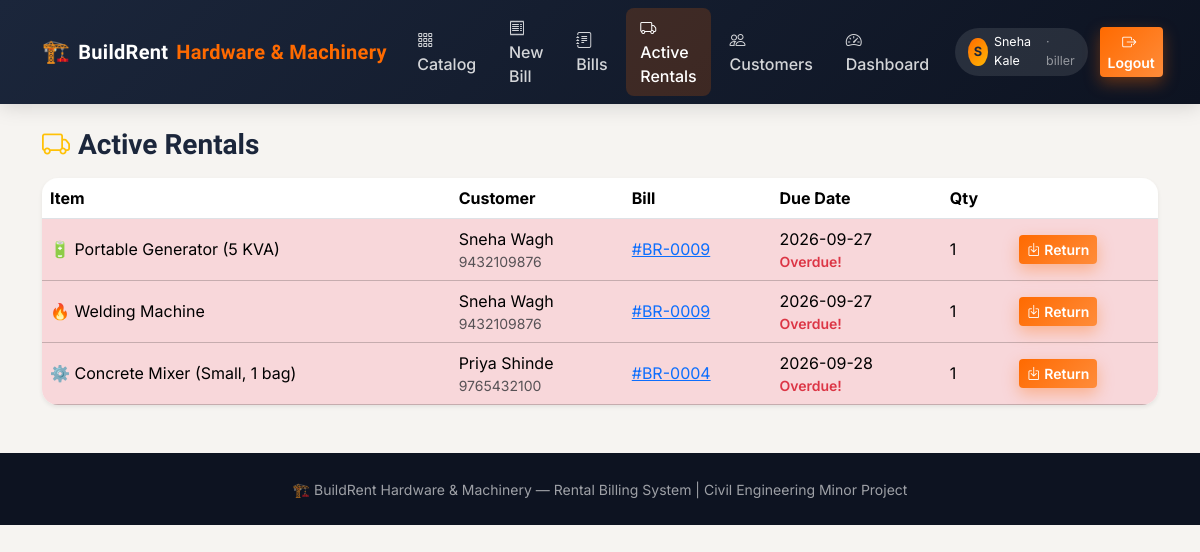
Page /active-rentals (signed in) on the committed database.
### models.py (models this page shows, shortened)
class ShopSettings(db.Model):
    id = db.Column(db.Integer, primary_key=True)
    shop_name = db.Column(db.String(150), default="BuildRent Hardware & Machinery")
    tagline = db.Column(db.String(200), default="Construction material & machine rentals")
    address = db.Column(db.String(255), default="MIDC, Chh. Sambhaji Nagar, Maharashtra")
    phone = db.Column(db.String(20), default="9876543210")
    gst_no = db.Column(db.String(30), default="")

class User(UserMixin, db.Model):
    id = db.Column(db.Integer, primary_key=True)
    name = db.Column(db.String(100), nullable=False)
    email = db.Column(db.String(120), unique=True, nullable=True)
    phone = db.Column(db.String(20), unique=True, nullable=True)
    address = db.Column(db.String(255))
    password_hash = db.Column(db.String(255), nullable=True)
    has_login = db.Column(db.Boolean, default=False)  # False for walk-in customers with no account yet
    role = db.Column(db.String(20), nullable=False, default=ROLE_CUSTOMER)
    is_active_account = db.Column(db.Boolean, default=True)
    created_at = db.Column(db.DateTime, default=db.func.now())
    bills_as_customer = db.relationship("Bill", foreign_keys="Bill.customer_id", backref="customer", lazy=True)
    bills_as_biller = db.relationship("Bill", foreign_keys="Bill.biller_id", backref="biller", lazy=True)
    @property
    def is_active(self):
        return self.is_active_account

class BillItem(db.Model):
    id = db.Column(db.Integer, primary_key=True)
    bill_id = db.Column(db.Integer, db.ForeignKey("bill.id"), nullable=False)
    material_id = db.Column(db.Integer, db.ForeignKey("material.id"), nullable=False)
    quantity = db.Column(db.Integer, nullable=False, default=1)
    start_date = db.Column(db.Date, nullable=False)
    end_date = db.Column(db.Date, nullable=False)
    rate_per_day = db.Column(db.Float, nullable=False)
    deposit_per_unit = db.Column(db.Float, default=0)
    status = db.Column(db.String(20), default=ITEM_ONGOING)
    actual_return_date = db.Column(db.Date)
    late_fee = db.Column(db.Float, default=0)
    @property
    def is_overdue(self):
        return self.status == ITEM_ONGOING and date.today() > self.end_date

class Material(db.Model):
    id = db.Column(db.Integer, primary_key=True)
    category_id = db.Column(db.Integer, db.ForeignKey("category.id"), nullable=False)
    name = db.Column(db.String(120), nullable=False)
    description = db.Column(db.Text)
    price_per_day = db.Column(db.Float, nullable=False)
    deposit_amount = db.Column(db.Float, default=0)
    quantity_total = db.Column(db.Integer, nullable=False, default=1)
    quantity_available = db.Column(db.Integer, nullable=False, default=1)
    image_emoji = db.Column(db.String(10), default="🧱")
    is_active = db.Column(db.Boolean, default=True)
    created_at = db.Column(db.DateTime, default=db.func.now())
    items = db.relationship("BillItem", backref="material", lazy=True)

### app.py (the view)
@app.route("/active-rentals")
@role_required(ROLE_OWNER, ROLE_BILLER)
def active_rentals():
    items = BillItem.query.filter_by(status=ITEM_ONGOING).order_by(BillItem.end_date.asc()).all()
    return render_template("shared/active_rentals.html", items=items)

### app.py (called while the page is built)
@login_manager.user_loader
def load_user(user_id):
    return db.session.get(User, int(user_id))

def role_required(*roles):
    def decorator(f):
        @wraps(f)
        def wrapped(*args, **kwargs):
            if not current_user.is_authenticated:
                return redirect(url_for("login"))
            if current_user.role not in roles:
                flash("You don't have access to that page.", "danger")
                return redirect(url_for("dashboard"))
            return f(*args, **kwargs)
        return wrapped
    return decorator

def get_shop():
    shop = ShopSettings.query.first()
    if not shop:
        shop = ShopSettings()
        db.session.add(shop)
        db.session.commit()
    return shop

@app.context_processor
def inject_shop():
    return {"shop": get_shop()}

### templates/shared/active_rentals.html
{% extends "base.html" %}
{% block content %}
<h3 class="section-title mb-3"><i class="bi bi-truck text-warning me-2"></i>Active Rentals</h3>
<div class="bg-white rounded-xl shadow-sm overflow-hidden">
<table class="table mb-0 align-middle">
  <thead><tr><th>Item</th><th>Customer</th><th>Bill</th><th>Due Date</th><th>Qty</th><th></th></tr></thead>
  <tbody>
    {% for i in items %}
    <tr class="{{ 'table-danger' if i.is_overdue else '' }}">
      <td>{{ i.material.image_emoji }} {{ i.material.name }}</td>
      <td>{{ i.bill.customer.name }}<div class="small text-muted">{{ i.bill.customer.phone or '' }}</div></td>
      <td><a href="{{ url_for('bill_detail', bill_id=i.bill_id) }}">#BR-{{ '%04d'|format(i.bill_id) }}</a></td>
      <td>{{ i.end_date }}{% if i.is_overdue %}<div class="small text-danger fw-semibold">Overdue!</div>{% endif %}</td>
      <td>{{ i.quantity }}</td>
      <td>
        <form method="POST" action="{{ url_for('return_item', bill_id=i.bill_id, item_id=i.id) }}">
          <button class="btn btn-sm btn-brand"><i class="bi bi-box-arrow-in-down"></i> Return</button>
        </form>
      </td>
    </tr>
    {% else %}
    <tr><td colspan="6" class="text-muted text-center py-4">No active rentals right now. 🎉</td></tr>
    {% endfor %}
  </tbody>
</table>
</div>
{% endblock %}

### templates/base.html (shortened to what this page needs)
<!DOCTYPE html>
<html lang="en">
<head>
<link href="https://cdn.jsdelivr.net/npm/bootstrap@5.3.3/dist/css/bootstrap.min.css" rel="stylesheet">
<link href="https://cdn.jsdelivr.net/npm/bootstrap-icons@1.11.3/font/bootstrap-icons.min.css" rel="stylesheet">
<link rel="stylesheet" href="{{ url_for('static', filename='css/style.css') }}">
</head>
<body>
<nav class="navbar navbar-expand-lg navbar-dark navbar-brand-app sticky-top">
  <div class="container">
    <a class="navbar-brand d-flex align-items-center gap-2" href="{{ url_for('index') }}">
      <span style="font-size:1.4rem;">🏗️</span> {{ shop.shop_name.split(' ')[0] }}<span class="accent">{{ ' '.join(shop.shop_name.split(' ')[1:]) or 'Rentals' }}</span>
    </a>
    <div class="collapse navbar-collapse" id="nav">
      <ul class="navbar-nav ms-auto align-items-lg-center gap-lg-1">
        <li class="nav-item"><a class="nav-link {% if request.endpoint=='catalog' %}active{% endif %}" href="{{ url_for('catalog') }}"><i class="bi bi-grid-3x3-gap me-1"></i>Catalog</a></li>
        {% if current_user.is_authenticated %}
          {% if current_user.role in ['owner','biller'] %}
            <li class="nav-item"><a class="nav-link {% if request.endpoint=='new_bill' %}active{% endif %}" href="{{ url_for('new_bill') }}"><i class="bi bi-receipt me-1"></i>New Bill</a></li>
            <li class="nav-item"><a class="nav-link {% if request.endpoint=='bills_list' %}active{% endif %}" href="{{ url_for('bills_list') }}"><i class="bi bi-journal-text me-1"></i>Bills</a></li>
            <li class="nav-item"><a class="nav-link {% if request.endpoint=='active_rentals' %}active{% endif %}" href="{{ url_for('active_rentals') }}"><i class="bi bi-truck me-1"></i>Active Rentals</a></li>
            <li class="nav-item"><a class="nav-link {% if request.endpoint=='customers_list' %}active{% endif %}" href="{{ url_for('customers_list') }}"><i class="bi bi-people me-1"></i>Customers</a></li>
          {% endif %}
          <li class="nav-item"><a class="nav-link {% if request.endpoint=='dashboard' or 'dashboard' in request.endpoint %}active{% endif %}" href="{{ url_for('dashboard') }}"><i class="bi bi-speedometer2 me-1"></i>Dashboard</a></li>
          <li class="nav-item ms-lg-2 my-2 my-lg-0">
            <span class="role-pill">
              <span class="avatar-circle">{{ current_user.name[0]|upper }}</span>
              {{ current_user.name }} <span class="text-white-50">· {{ current_user.role }}</span>
            </span>
          </li>
          <li class="nav-item ms-lg-2"><a class="btn btn-sm btn-brand" href="{{ url_for('logout') }}"><i class="bi bi-box-arrow-right me-1"></i>Logout</a></li>
        {% else %}
          <li class="nav-item"><a class="nav-link" href="{{ url_for('login') }}">Staff / Customer Login</a></li>
          <li class="nav-item"><a class="btn btn-sm btn-brand ms-lg-2" href="{{ url_for('register') }}">Customer Sign Up</a></li>
        {% endif %}
      </ul>
    </div>
  </div>
</nav>
<div class="toast-container position-fixed top-0 end-0 p-3" style="z-index:1080;">
</div>
<main class="container my-4">
{% block content %}{% endblock %}
</main>
<footer class="footer-app text-center py-4 mt-5">
  <small>🏗️ {{ shop.shop_name }} &mdash; Rental Billing System | Civil Engineering Minor Project</small>
</footer>
</body>
</html>

### static/css/style.css (style rules this page uses)
:root { --primary:#ff6a00; --primary-dark:#e05a00; --secondary:#1b263b; --accent:#00b894; --bg:#f6f4f1; --card-bg:#ffffff; --text-dark:#1b263b; --text-muted:#6b7280; --radius:16px; --shadow-sm:0 2px 10px rgba(27,38,59,0.06); --shadow-md:0 8px 24px rgba(27,38,59,0.10); --shadow-lg:0 16px 40px rgba(27,38,59,0.16); }
* { box-sizing:border-box; }
body { background:var(--bg); font-family:'Inter', sans-serif; color:var(--text-dark); }
h1,h2,h3,h4,h5,h6, .navbar-brand, .fw-heading { font-family:'Sora', sans-serif; }
.navbar-brand-app { background:linear-gradient(135deg,#1b263b 0%, #0d1321 100%); box-shadow:0 2px 20px rgba(0,0,0,0.15); }
.navbar-brand-app .navbar-brand { font-weight:700; letter-spacing:.3px; color:#fff !important; }
.navbar-brand-app .navbar-brand .accent { color:var(--primary); }
.navbar-brand-app .nav-link { color:rgba(255,255,255,.82) !important; font-weight:500; padding:.5rem .9rem !important; border-radius:8px; transition:.15s; }
.navbar-brand-app .nav-link.active { color:#fff !important; background:rgba(255,106,0,.18); }
.role-pill { background:rgba(255,255,255,.1); color:#fff; border-radius:30px; padding:.35rem .8rem; font-size:.78rem; display:flex; align-items:center; gap:.4rem; }
.avatar-circle { width:28px; height:28px; border-radius:50%; background:linear-gradient(135deg,var(--primary),#ffb703); display:flex; align-items:center; justify-content:center; font-weight:700; font-size:.8rem; color:#1b263b; }
.btn-brand { background:linear-gradient(135deg,var(--primary) 0%, #ff8c3a 100%); border:none; color:#fff; font-weight:600; box-shadow:0 6px 16px rgba(255,106,0,.35); transition:.2s; }
.section-title { font-weight:800; }
.table thead { background:#f1eee9; }
.table > :not(caption) > * > * { vertical-align:middle; }
.footer-app { background:#0d1321; color:rgba(255,255,255,.6); }
.rounded-xl { border-radius:var(--radius) !important; }

### rows in the picture
ShopSettings: shop_name "BuildRent", shop_name "Hardware & Machinery", shop_name "BuildRent Hardware & Machinery"
User: name "S", name "Sneha Kale", role "biller"
BillItem: material.image_emoji "🔋", material.name "Portable Generator (5 KVA)", bill.customer.name "Sneha Wagh", bill.customer "9432109876", bill_id "0009", end_date "2026-09-27", status "Overdue!", quantity "1"
BillItem: material.image_emoji "🔥", material.name "Welding Machine", bill.customer.name "Sneha Wagh", bill.customer "9432109876", bill_id "0009", end_date "2026-09-27", status "Overdue!", quantity "1"
BillItem: material.image_emoji "⚙️", material.name "Concrete Mixer (Small, 1 bag)", bill.customer.name "Priya Shinde", bill.customer "9765432100", bill_id "0004", end_date "2026-09-28", status "Overdue!", quantity "1"
